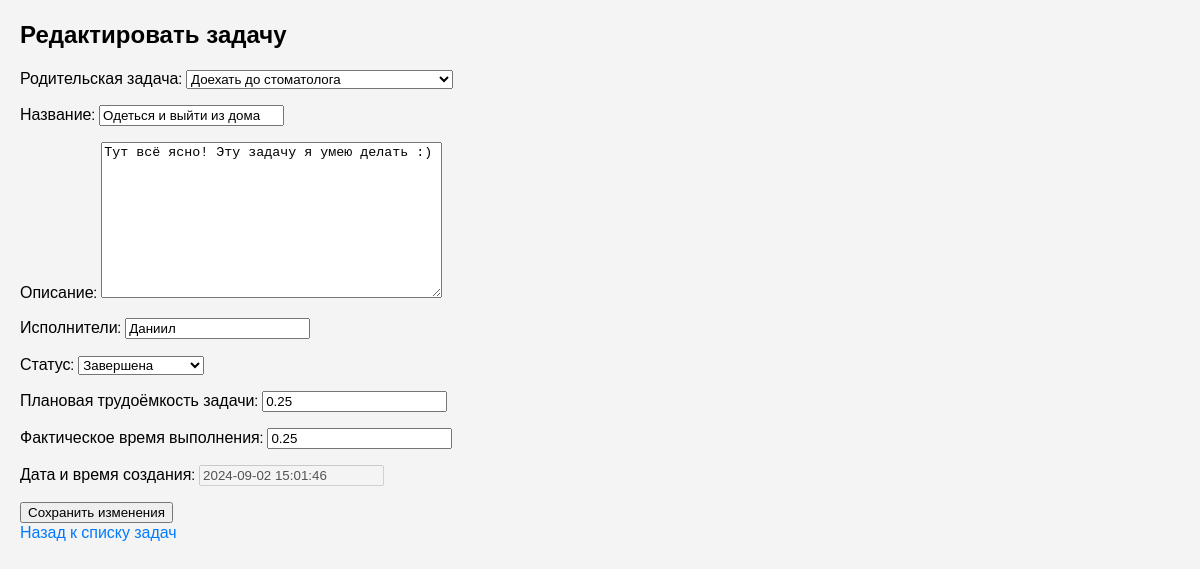
Page /tasks/22/edit/ on the committed database.
### tasks/models.py (models this page shows, shortened)
class Task(models.Model):
    STATUS_CHOICES = [
        ("assigned", "Назначена"),
        ("in_progress", "Выполняется"),
        ("paused", "Приостановлена"),
        ("completed", "Завершена"),
    ]
    name: str = models.CharField(max_length=255)  # Название
    description: str = models.TextField(blank=True)  # Описание
    performers: str = models.CharField(max_length=255, blank=True)  # Список исполнителей в виде строки
    created_at: timezone.datetime = models.DateTimeField(default=timezone.now)  # Дата и время создания
    status: str = models.CharField(max_length=50, choices=STATUS_CHOICES, default="assigned")  # Статус
    planned_effort: float = models.FloatField(default=0.0)  # Плановое время выполнения
    actual_effort: float = models.FloatField(default=0.0)  # Фактическое время
    completed_at: Optional[timezone.datetime] = models.DateTimeField(null=True, blank=True)  # Дата завершения (опционально)
    parent: Optional["Task"] = models.ForeignKey(
        "self", related_name="subtasks", on_delete=models.CASCADE, null=True, blank=True
    )  # Ссылка на родительскую задачу, если это подзадача
    @property
    def total_actual_effort(self) -> float:
        return self.calculate_efforts()['total_actual_effort']

### tasks/views.py (the view)
# urls.py: path('<int:pk>/edit/', TaskUpdateView.as_view(), name='edit_task'),
class TaskUpdateView(UpdateView):
    model = Task
    form_class = TaskForm
    template_name = 'tasks/edit_task.html'
    success_url = reverse_lazy('task_list')

### tasks/forms.py
class TaskForm(forms.ModelForm):
    class Meta:
        model = Task
        fields = ['parent', 'name', 'description', 'performers', 'status', 'planned_effort', 'actual_effort', 'created_at']
        labels = {
            'parent': 'Родительская задача',
            'name': 'Название',
            'description': 'Описание',
            'performers': 'Исполнители',
            'status': 'Статус',
            'planned_effort': 'Плановая трудоёмкость задачи',
            'actual_effort': 'Фактическое время выполнения',
            'created_at': 'Дата и время создания',
        }
    def __init__(self, *args, **kwargs):
        super().__init__(*args, **kwargs)
        self.fields['parent'].widget = forms.Select(
            choices=[(None, 'Нет родительской задачи')] + [(task.id, task.name) for task in Task.objects.all()]
        )
        self.fields['created_at'].disabled = True

### tasks/templates/tasks/edit_task.html (shortened to what this page needs)
{% extends "base.html" %}
{% block content %}
    <h2>Редактировать задачу</h2>
    <form method="post">
        {{ form.as_p }}
        <button type="submit">Сохранить изменения</button>
    </form>
    <a href="{% url 'task_list' %}">Назад к списку задач</a>
{% endblock %}

### static/styles.css (style rules this page uses)
body { font-family: 'Montserrat', sans-serif; margin: 20px; background-color: #f4f4f4; }
a { text-decoration: none; color: #007bff; font-family: 'Montserrat', sans-serif; }

### rows in the picture
Task: parent "Доехать до стоматолога", description "Тут всё ясно! Эту задачу я умею делать :)", performers "Даниил", status "Завершена", planned_effort "0.25", actual_effort "0.25", created_at "2024-09-02 15:01:46"
Task: name "Одеться и выйти из дома"
